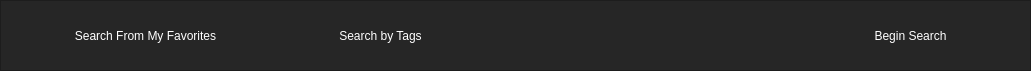
   <widget class="QFrame" name="TopFrame">
    <property name="geometry">
     <rect>
      <x>240</x>
      <y>20</y>
      <width>1031</width>
      <height>71</height>
     </rect>
    </property>
    <property name="styleSheet">
     <string notr="true">background-color: rgb(38, 38, 38);</string>
    </property>
    <property name="frameShape">
     <enum>QFrame::StyledPanel</enum>
    </property>
    <property name="frameShadow">
     <enum>QFrame::Raised</enum>
    </property>
    <widget class="QPushButton" name="SearchByFavorites">
     <property name="geometry">
      <rect>
       <x>30</x>
       <y>10</y>
       <width>231</width>
       <height>51</height>
      </rect>
     </property>
     <property name="autoFillBackground">
      <bool>false</bool>
     </property>
     <property name="styleSheet">
      <string notr="true">color: rgb(255, 255, 255);
font: 63 8pt &quot;Yu Gothic UI Semibold&quot;;
background-color: rgb(30,30,30);</string>
     </property>
     <property name="text">
      <string>Search From My Favorites</string>
     </property>
     <property name="flat">
      <bool>true</bool>
     </property>
    </widget>
    <widget class="QPushButton" name="SearchByGenre">
     <property name="geometry">
      <rect>
       <x>280</x>
       <y>10</y>
       <width>201</width>
       <height>51</height>
      </rect>
     </property>
     <property name="autoFillBackground">
      <bool>false</bool>
     </property>
     <property name="styleSheet">
      <string notr="true">color: rgb(255, 255, 255);
font: 63 8pt &quot;Yu Gothic UI Semibold&quot;;
background-color: rgb(30,30,30);</string>
     </property>
     <property name="text">
      <string>Search by Tags</string>
     </property>
     <property name="flat">
      <bool>true</bool>
     </property>
    </widget>
    <widget class="QPushButton" name="BeginSearch">
     <property name="geometry">
      <rect>
       <x>810</x>
       <y>10</y>
       <width>201</width>
       <height>51</height>
      </rect>
     </property>
     <property name="autoFillBackground">
      <bool>false</bool>
     </property>
     <property name="styleSheet">
      <string notr="true">color: rgb(255, 255, 255);
font: 63 8pt &quot;Yu Gothic UI Semibold&quot;;
background-color: rgb(45, 45, 45);</string>
     </property>
     <property name="text">
      <string>Begin Search</string>
     </property>
     <property name="flat">
      <bool>true</bool>
     </property>
    </widget>
   </widget>
